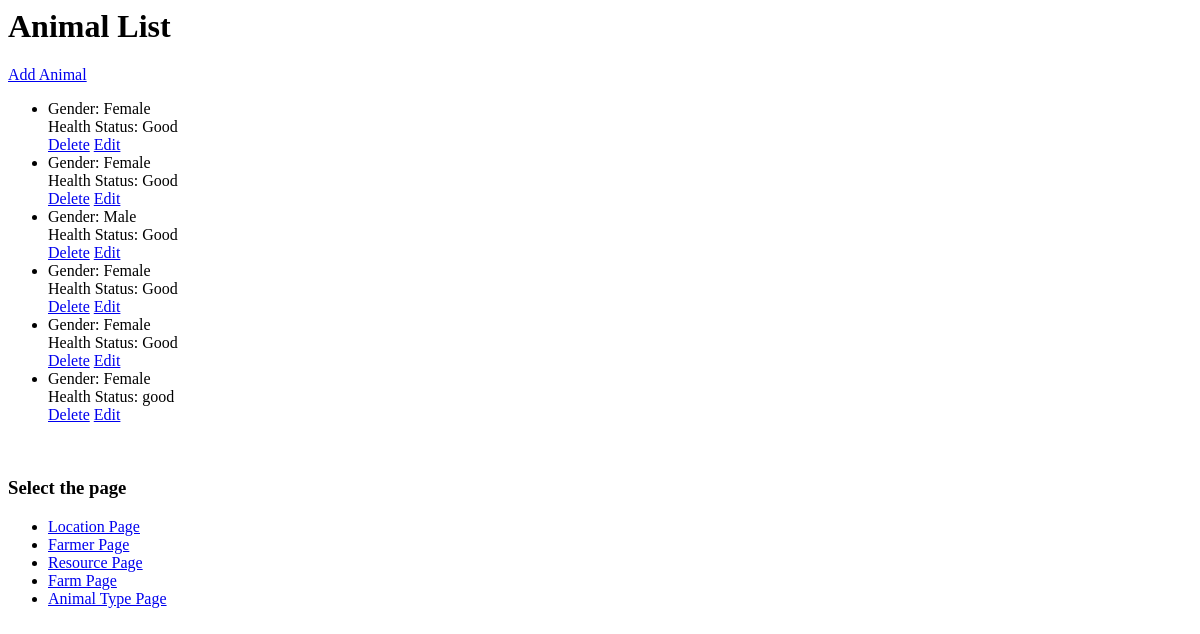
The page /animal on the database as committed earlier.
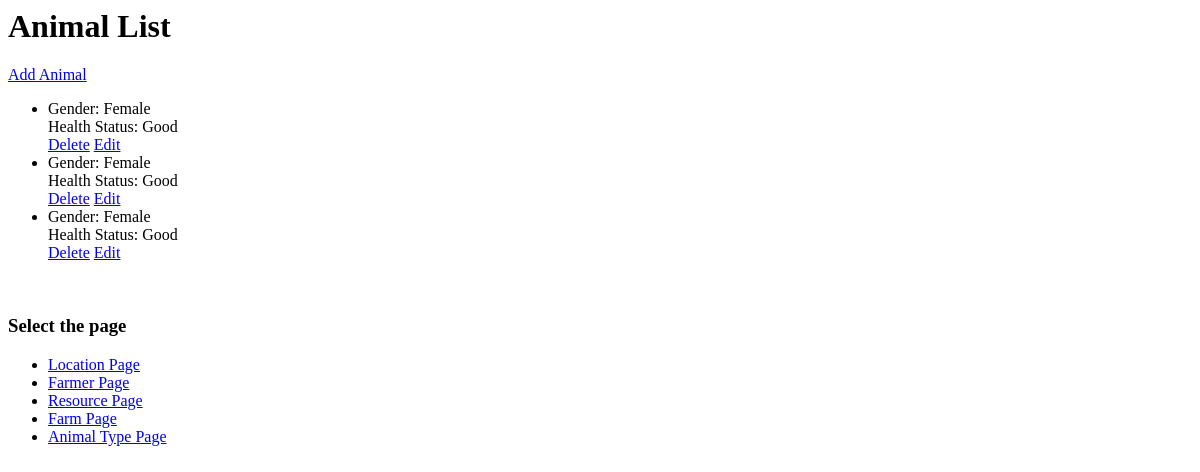
The same page on the database as committed later.
### farm/models.py (models this page shows, shortened)
class Animal(models.Model):
    GENDER_CHOICES = [
        ('Male', 'Male'),
        ('Female', 'Female'),
    ]
    HEALTH_CHOICES = [
        ('good', 'Good'),
        ('bad', 'Bad'),
    ]
    gender = models.CharField(max_length=10, choices=GENDER_CHOICES)
    health_status = models.CharField(max_length=10, choices=HEALTH_CHOICES)
    resources = models.ManyToManyField(Resource)
    animal_type = models.ForeignKey(AnimalType, on_delete=models.CASCADE)

### farm/views.py (the view)
# urls.py: path('animal', views.animal,name='animal'),
def animal(request):
    animals=Animal.objects.all()
    return render(request, 'animal/animal.html',{'animals':animals})

### templates/animal/animal.html (shortened to what this page needs)
<body>
    <h1>Animal List</h1>
    <a href="{% url 'add_animal' %}">Add Animal</a>
    <ul>
        {% for animal in animals %}
            <li>
                Gender: {{ animal.gender }}<br>
                Health Status: {{ animal.health_status }}<br>
     <a href="{% url 'delete_animal' animal.id %}">Delete</a>
     <a href="{% url 'edit_animal' animal.id %}">Edit</a>
            </li>
        {% endfor %}
    </ul><br>
    <h3>Select the page </h3>
<ul>
    <li><a href="{% url 'location' %}">Location Page</a></li>
    <li><a href="{% url 'farmer' %}">Farmer Page</a></li>
    <li><a href="{% url 'resources' %}">Resource Page</a></li>
    <li><a href="{% url 'farm' %}">Farm Page</a></li>
    <li><a href="{% url 'animal_types' %}">Animal Type Page</a></li>
</ul>

Rows that differ between the two databases and show on the page:
removed Animal: gender "Male", health_status "Good"
removed Animal: gender "Female", health_status "Good"
removed Animal: gender "Female", health_status "good"
